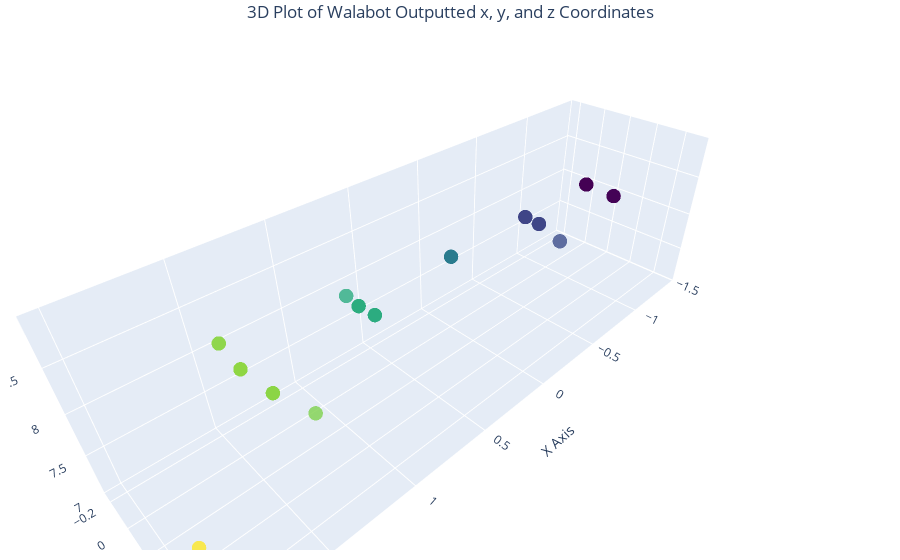

Here is the notebook cell this chart was saved with:
### Code cell
import matplotlib.pyplot as plt
import plotly.graph_objects as go
import numpy as np
import os

# Read text from txt file to create individual x, y, and z np.arrays of their corresponding Walabot outputted values
def read_data(filename):
    x, y, z = np.array([]), np.array([]), np.array([])

    with open(filename, 'r') as f:
        for line in f:
            if line.startswith("  x:"):  # Ensuring we parse valid coordinate lines
                parts = line.replace("cm", "").split(",")  # Remove 'cm' and split
                x_val = float(parts[0].split(":")[1].strip())
                y_val = float(parts[1].split(":")[1].strip())
                z_val = float(parts[2].split(":")[1].strip())
                a_val = float(parts[3].split(":")[1].strip())

                # Append values properly
                x = np.append(x, x_val)
                y = np.append(y, y_val)
                z = np.append(z, z_val)

    print(f"Total coordinates read: {len(x)}")
    return x, y, z

# Plot output using plotly.graph_objects, is 3D
def plot_data_plotly(x, y, z):
    fig = go.Figure(data=[go.Scatter3d(
        x=x, y=y, z=z,
        mode='markers',
        marker=dict(
            size=5,
            color=x,                # set color to an array/list of desired values
            colorscale='Viridis',   # choose a colorscale
            opacity=0.8
        )
    )])

    fig.update_layout(scene = dict(
                        xaxis_title='X Axis',
                        yaxis_title='Y Axis',
                        zaxis_title='Z Axis'),
                      margin=dict(r=20, b=10, l=10, t=35),
                      title='3D Plot of Walabot Outputted x, y, and z Coordinates',
                      title_x=0.5)
    fig.show()

# Plot output using matplotlib, is 2D
def plot_data_matplotlib(x, y):
    plt.figure(figsize=(10, 6))
    plt.scatter(x, y, c='blue', marker='o')
    plt.title('2D Scatter Plot of Walabot Outputted x and y Coordinates')
    plt.xlabel('X Axis')
    plt.ylabel('Y Axis')
    plt.grid(True)
    plt.show()

file_path = "walabotOut_txt/walabotOut_20250407_185913.txt"

# Ensure the file exists before reading
if os.path.exists(file_path):
    x, y, z = read_data(file_path)
    print("np array 'x' length:", len(x))
    print("np array 'y' length:", len(y))
    print("np array 'z' length:", len(z))
    plot_data_matplotlib(x, y)
    plot_data_plotly(x, y, z)
else:
    print(f"Error: File '{file_path}' not found.")

### Figure 1 — Plotly figure (JSON) as saved in the notebook; plotly's stock layout.template omitted (floating-point values rounded to 4 significant figures; data arrays with more than 128 entries replaced by an {"elided": "..."} marker saying what was removed)
{"data": [{"marker": {"color": {"elided": "347 float values"}, "colorscale": [[0, "#440154"], [0.1111, "#482878"], [0.2222, "#3e4989"], [0.3333, "#31688e"], [0.4444, "#26828e"], [0.5556, "#1f9e89"], [0.6667, "#35b779"], [0.7778, "#6ece58"], [0.8889, "#b5de2b"], [1, "#fde725"]], "opacity": 0.8, "size": 5}, "mode": "markers", "type": "scatter3d", "x": {"elided": "347 float values"}, "y": {"elided": "347 float values"}, "z": {"elided": "347 int values"}}], "layout": {"margin": {"b": 10, "l": 10, "r": 20, "t": 35}, "scene": {"xaxis": {"title": {"text": "X Axis"}}, "yaxis": {"title": {"text": "Y Axis"}}, "zaxis": {"title": {"text": "Z Axis"}}}, "title": {"text": "3D Plot of Walabot Outputted x, y, and z Coordinates", "x": 0.5}}}
